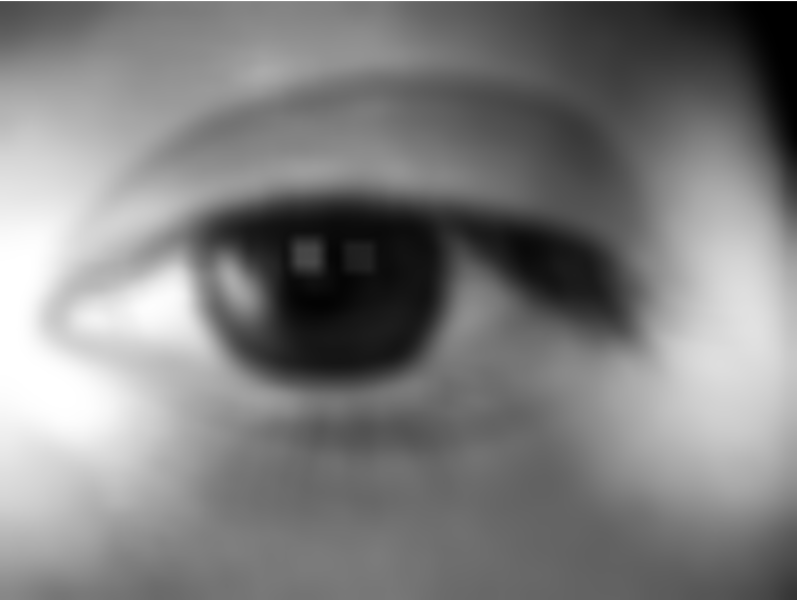
#> input picture Screenshot 2022-09-15 193827.png, 797 x 600 px
$ python binarizacija.py
#> lines starting #> are read from the running program, lines starting #| are printed output that depends on the picture; after the words box and inside, x2 and y2 are one past the last pixel; in counts of white or black regions, pixels touching at a corner belong together
#> further down, img is the input picture: shape (600, 797); min 0, max 255, mean 126.5
import cv2
import matplotlib.pyplot as plt
import numpy as np


def remove_noise(img):

    kernel1 = np.ones((17, 17), np.uint8)
    kernel2 = np.ones((9, 9),np.uint8)

    iterations = 1
    img1 = img.copy()

    img1 = cv2.erode(img1, kernel1, iterations)
    img1 = cv2.dilate(img1, kernel2, iterations)

    return img1

def get_threshold(frame, p):
#> called with p = 0.3
    image_hist = np.histogram(frame.flatten(), 256)[0]
#> image_hist = 256 values, max 5708 at index 107, min 278 at index 2, mean 1868
    image_cum_hist = np.cumsum(image_hist)
#> image_cum_hist = 256 values from 2059 to 478200
    image_cum_hist = image_cum_hist / image_cum_hist[-1]
#> image_cum_hist = 256 values from 0.00431 to 1
    image_cum_hist = (image_cum_hist > p).astype(int)
#> image_cum_hist = 256 values from 0 to 1
    thr = np.argmax(np.diff(image_cum_hist))
#> thr = 100
    return thr

def frame_work(frame):

    #binarizacija
    #thr = get_threshold(frame, 0.30)
    ret,bin1= cv2.threshold(frame,get_threshold(frame, 0.30),255,cv2.THRESH_BINARY)
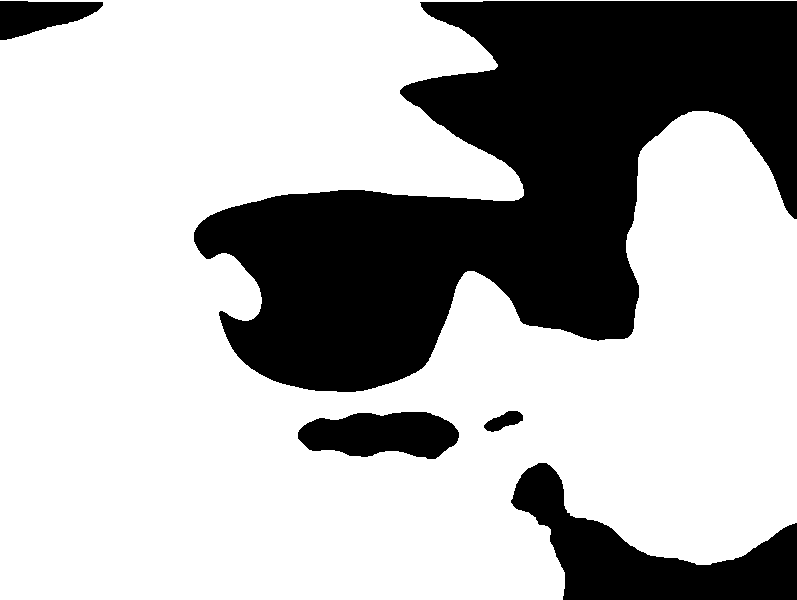
#> bin1: shape (600, 797); 70.3% white; 5 black regions, box (x1, y1, x2, y2) and area: (194, 1, 797, 392) 117662, (511, 463, 797, 600) 15850, (298, 412, 459, 459) 5711, (0, 1, 103, 40) 2571, (484, 411, 523, 432) 461
#> ret = 100
    ret,bin2= cv2.threshold(frame,get_threshold(frame, 0.20),255,cv2.THRESH_BINARY)
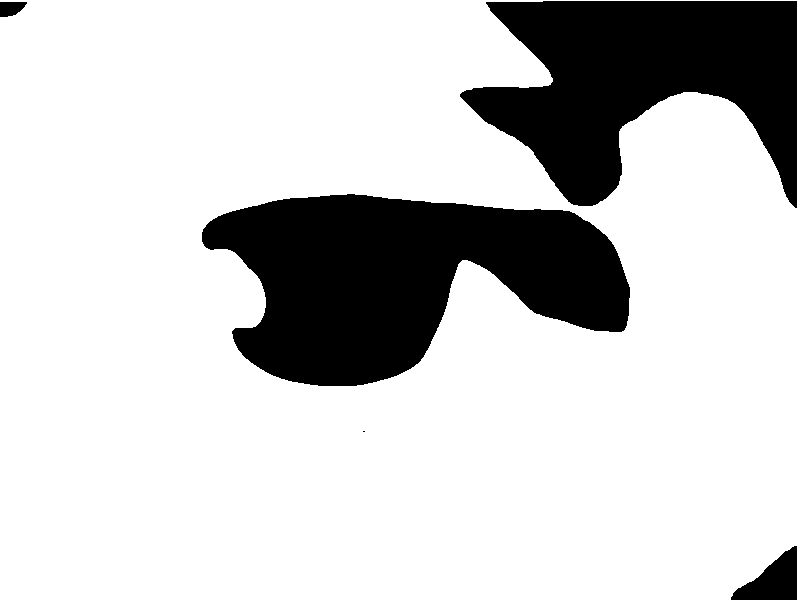
#> bin2: shape (600, 797); 80.1% white; 5 black regions (1 under 20 px), largest, box (x1, y1, x2, y2) and area: (202, 194, 630, 386) 51669, (460, 1, 797, 208) 41298, (731, 546, 797, 600) 1973, (0, 2, 27, 17) 312
#> ret = 82
    ret,bin3= cv2.threshold(frame,get_threshold(frame, 0.09),255,cv2.THRESH_BINARY)
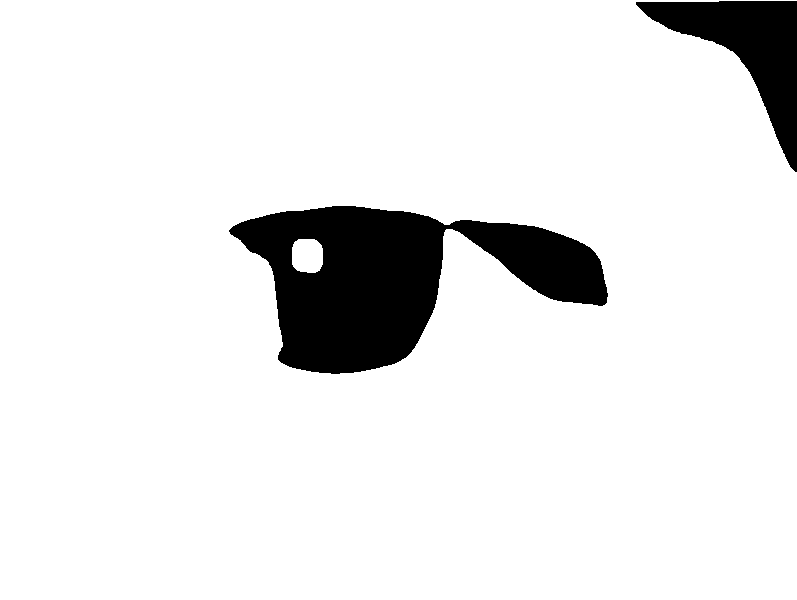
#> bin3: shape (600, 797); 91.2% white; 2 black regions, box (x1, y1, x2, y2) and area: (229, 206, 608, 374) 32417, (636, 1, 797, 172) 9866
#> ret = 40
    #dilatacija i erozija
    mask = remove_noise(bin3)
#> in remove_noise, `img1 = cv2.erode(img1, kernel1, iterations)`:
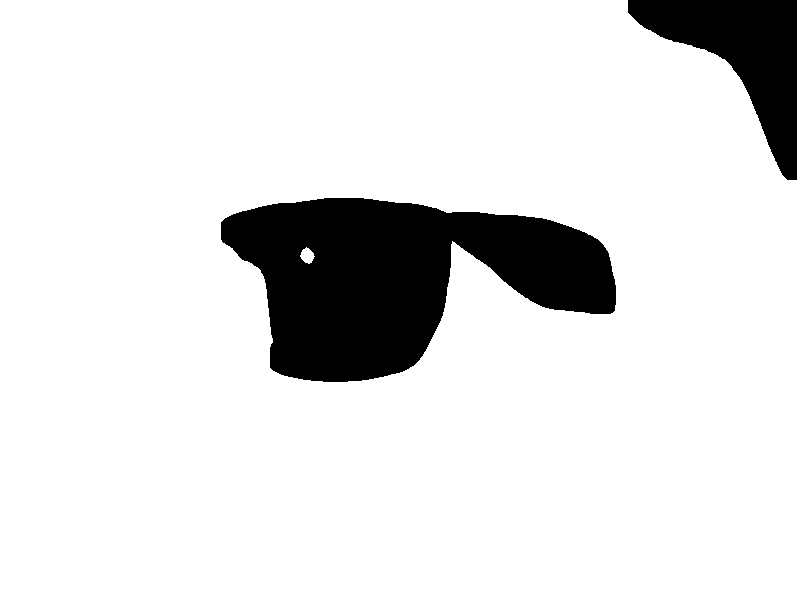
#> img1: shape (600, 797); 88.2% white; 2 black regions, box (x1, y1, x2, y2) and area: (221, 198, 616, 382) 43540, (628, 0, 797, 180) 12838
#> in remove_noise, `img1 = cv2.dilate(img1, kernel2, iterations)`:
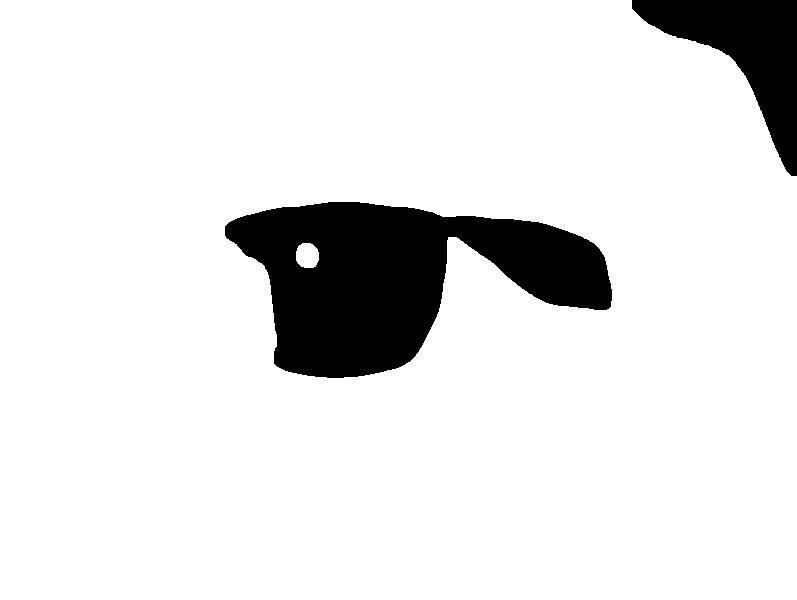
#> img1: shape (600, 797); 89.6% white; 2 black regions, box (x1, y1, x2, y2) and area: (225, 202, 612, 378) 38036, (632, 0, 797, 176) 11458
    #keni
    edges = cv2.Canny(mask, 120, 160) # 75, 150
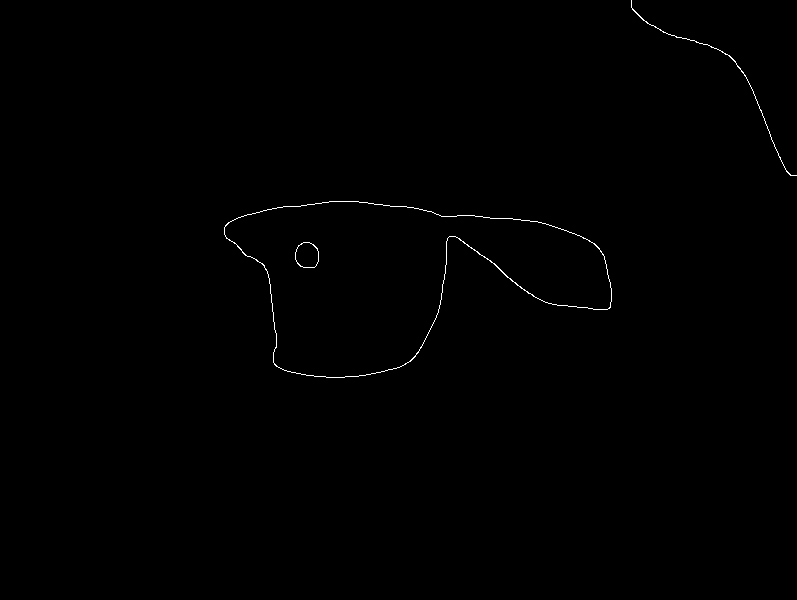
#> edges: shape (600, 797); 0.3% white in thin lines or dots, all inside (x1, y1, x2, y2) = (224, 0, 797, 378)
    #krugovi

    return  bin1, bin2, bin3, edges, mask


img = cv2.imread('Screenshot 2022-09-15 193827.png',cv2.IMREAD_GRAYSCALE)
bin1, bin2, bin3, edges, mask = frame_work(img)


cv2.imshow('image',img)
cv2.imshow('mask',mask)
cv2.imshow('bin1',bin1)
cv2.imshow('bin2',bin2)
cv2.imshow('bin3',bin3)

cv2.imshow('edges',edges)
cv2.waitKey(0)
cv2.destroyAllWindows()
